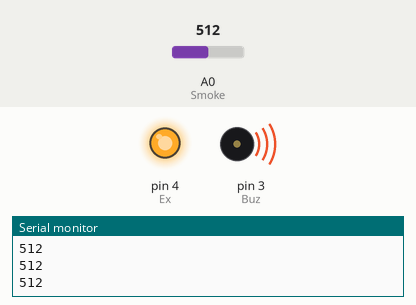
Recording of a sketch running on a simulated Arduino Uno, built with avr-gcc and run on an emulated ATmega328P. On the bench: output pins drawn as LEDs (lit = HIGH), buzzer (waves = sounding, pin HIGH), the last lines printed to the serial monitor. Inputs (shaded band) come from the test bench; at power-on: A0 (Smoke) = 512.

Above: at 1.2 s.
1.3 s: A0 (Smoke) set to 239
2.8 s: A0 (Smoke) set to 214
At 3.3 s:
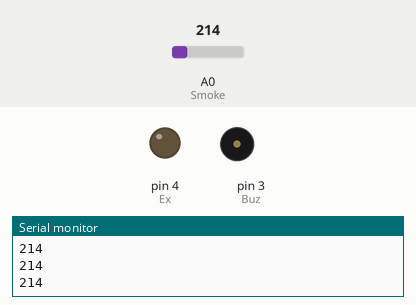
4.3 s: A0 (Smoke) set to 240
At 5.5 s:
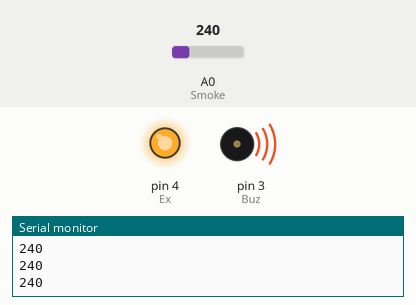
5.8 s: A0 (Smoke) set to 220
At 6.8 s:
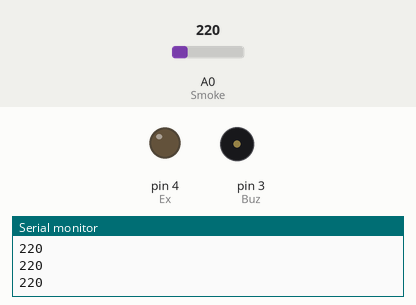
Timing chart, 0 to 8.3 s (numbered marks = the images above; inputs shaded):
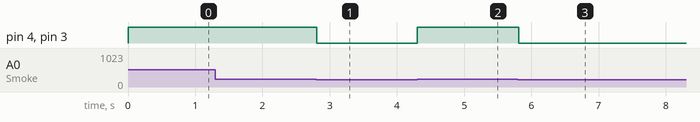

The sketch:

Somke_detection.ino
```cpp
#define Smoke A0
#define Buz 3
#define Ex 4


void setup() {
  Serial.begin(9600);

  pinMode(Smoke, INPUT);
  pinMode(Buz, OUTPUT);
  pinMode(Ex, OUTPUT);

}

void loop() {
  int SmokeVal = analogRead(Smoke);
  Serial.println(SmokeVal);
  if(SmokeVal > 230){
    digitalWrite(Buz, HIGH);
    digitalWrite(Ex, HIGH);

  }
  else{
    digitalWrite(Buz, LOW);
    digitalWrite(Ex, LOW);
  }
}
```

Measured:
- the behaviour switches between 231 and 230 on A0 (Smoke) (found by bisection; images 0 and 1)
- after the input at 2.8 s, pin 4 (Ex), pin 3 (Buz): HIGH → LOW at once
- after the input at 4.3 s, pin 4 (Ex), pin 3 (Buz): LOW → HIGH at once
- after the input at 5.8 s, pin 4 (Ex), pin 3 (Buz): HIGH → LOW at once
